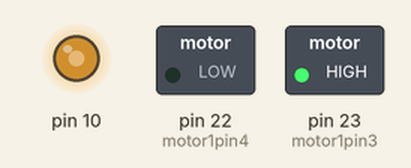
This sketch was run on a simulated Arduino Mega 2560, built with avr-gcc and run on an emulated ATmega2560. On the bench: switched loads named in the sketch (green lamp = pin HIGH), output pins drawn as LEDs (lit = HIGH).

Above: at 0.1 s.
Timing chart, 0 to 1.6 s (numbered marks = the images above):
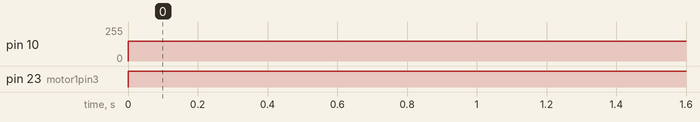

The sketch:

Motor_test.ino
```cpp
int motor1pin3 = 23;
int motor1pin4 = 22;


void setup() {
  // put your setup code here, to run once:
  pinMode(motor1pin3, OUTPUT);
  pinMode(motor1pin4, OUTPUT);
//  pinMode(motor2pin1,   OUTPUT);
//  pinMode(motor2pin2, OUTPUT);

  //(Optional)
  pinMode(10,  OUTPUT);
//  pinMode(10, OUTPUT);
  //(Optional)
}

void loop() {
   // put your main code here, to run repeatedly:

  //Controlling speed (0   = off and 255 = max speed):
  //(Optional)
  digitalWrite(motor1pin3, HIGH);
  digitalWrite(motor1pin4, LOW);
  analogWrite(10, 150); //ENA   pin
  //(Optional)


//  digitalWrite(motor2pin1, HIGH);
//   digitalWrite(motor2pin2, LOW);
//  delay(3000);
//
//  digitalWrite(motor1pin1,   LOW);
//  digitalWrite(motor1pin2, HIGH);
//
//  digitalWrite(motor2pin1, LOW);
//   digitalWrite(motor2pin2, HIGH);
}
```

Measured:
- by itself, pin 10: 0/255 → 150/255 at 0.00 s
- by itself, pin 23 (motor1pin3): LOW → HIGH at 0.00 s
